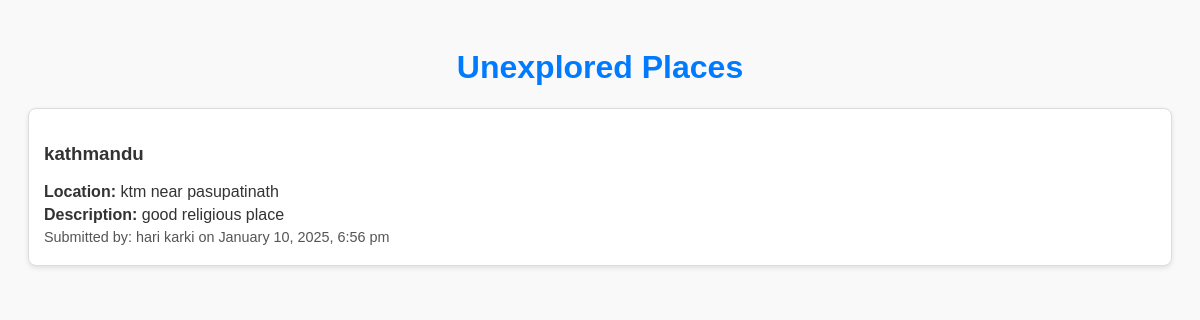
The app's page /localtourism/undisplay.php with its own data.
### tables this page shows
CREATE TABLE `unexplored_places` (
  `id` int(11) NOT NULL,
  `place_name` varchar(255) NOT NULL,
  `description` text NOT NULL,
  `location` varchar(255) NOT NULL,
  `submitted_by` varchar(255) NOT NULL,
  `created_at` timestamp NOT NULL DEFAULT current_timestamp()
);

### localtourism/undisplay.php (the view, shortened to what this page needs)
<?php
$host = 'localhost';
$username = 'root';
$password = '';
$database = 'website';
$conn = new mysqli($host, $username, $password, $database);
$sql = "SELECT place_name, location, description,location, submitted_by, created_at FROM unexplored_places ORDER BY created_at DESC";
$result = $conn->query($sql);
?>
<!DOCTYPE html>
<html lang="en">
<head>
</head>
<body>
    <h1>Unexplored Places</h1>
    <?php if ($result->num_rows > 0): ?>
        <?php while ($row = $result->fetch_assoc()): ?>
            <div class="place-card">
                <h3><?php echo htmlspecialchars($row['place_name']); ?></h3>
                <p><strong>Location:</strong> <?php echo htmlspecialchars($row['location']); ?></p>
                <p><strong>Description:</strong> <?php echo nl2br(htmlspecialchars($row['description'])); ?></p>
                <p class="submitted-by">Submitted by: <?php echo htmlspecialchars($row['submitted_by']); ?> on <?php echo date('F j, Y, g:i a', strtotime($row['created_at'])); ?></p>
            </div>
        <?php endwhile; ?>
    <?php else: ?>
        <p>No unexplored places have been submitted yet.</p>
    <?php endif; ?>
</body>
</html>

### localtourism/undisplay.php (style rules this page uses)
body { font-family: Arial, sans-serif; background-color: #f9f9f9; color: #333; padding: 20px; }
h1 { text-align: center; color: #007bff; }
.place-card { background-color: #fff; border: 1px solid #ddd; border-radius: 8px; padding: 15px; margin-bottom: 20px; box-shadow: 0 2px 5px rgba(0, 0, 0, 0.1); }
.place-card h3 { color: #333; }
.place-card p { margin: 5px 0; }
.submitted-by { font-size: 0.9rem; color: #555; }

### records on screen
unexplored_places: place_name "kathmandu", location "ktm near pasupatinath", description "good religious place", submitted_by "hari karki", created_at "January 10, 2025, 6:56 pm"
